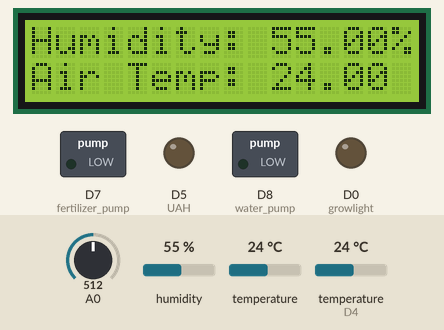
This program was run on a simulated ESP8266 (NodeMCU). On the bench: 16×2 character LCD, switched loads named in the program (green lamp = pin HIGH), output pins drawn as LEDs (lit = HIGH). The test bench sets the inputs (shaded band); at power-on: A0 = 512, temperature 24 °C, temperature (sensor on D4) 24 °C, humidity 55 %. What the program prints to the serial monitor is not drawn.

Above: at 4.7 s.
4.8 s: A0 set to 402
12.0 s: A0 set to 373
At 18.4 s:
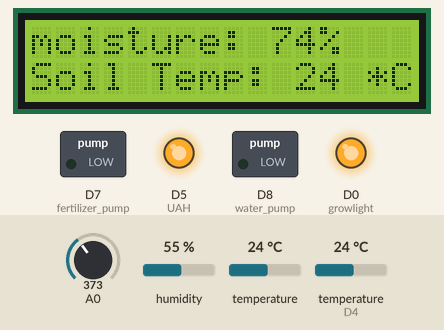
23.6 s: temperature (sensor 0) set to 25.7 °C
At 31.3 s:
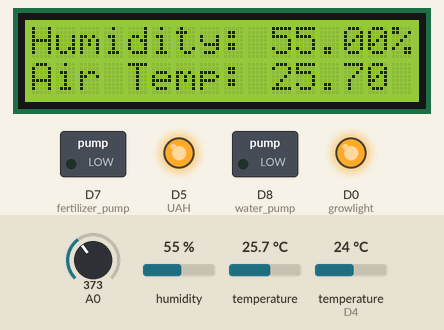
35.8 s: temperature (sensor 0) set to 26.7 °C
At 44.1 s:
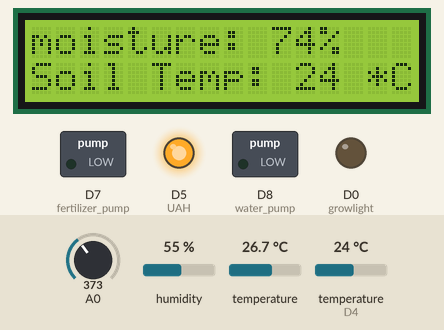
48.0 s: temperature (sensor on D4) set to 33 °C
At 53.2 s:
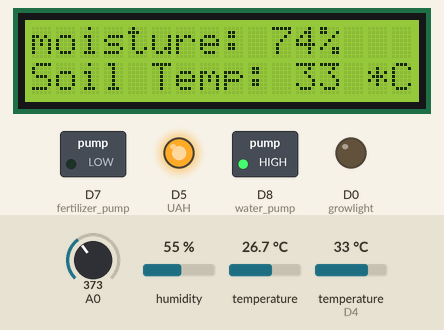
55.0 s: temperature (sensor 0) set to 12 °C
At 57.0 s:
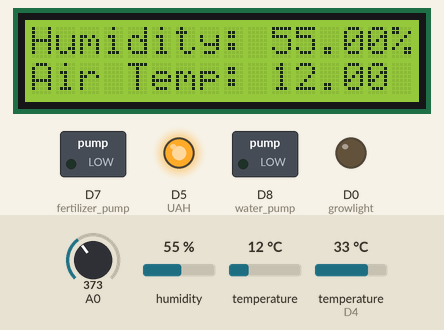
Timing chart, 0 to 64.1 s (numbered marks = the images above; inputs shaded):
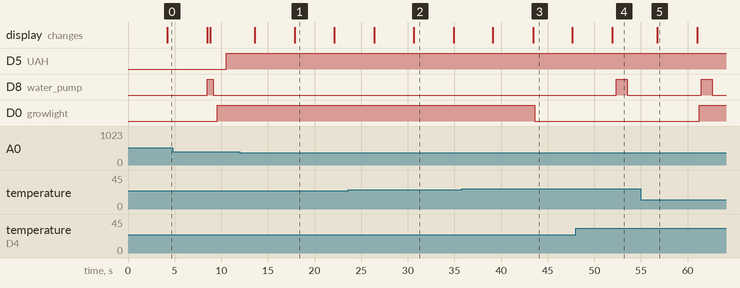

The program:

main.cpp
```cpp
#include <Arduino.h>
#include "DHT.h"
#include <LiquidCrystal_I2C.h>
#include <TimeLib.h>
#include <OneWire.h>
#include <DallasTemperature.h>


//*Pins
// initiating the Pins
// receiving Pins
const int DHTPIN = D3;     //completed
const int HYGROGENATOR_PIN = D6; //completed
const int DB18S20 = D4; //completed

// output Pins
const int UAH = D5; //completed
const int water_pump = D8; //completed
const int fertilizer_pump = D7; //completed
const int growlight = D0; //completed


// needed config for HYGROGENATOR
const int needed_air_temp= 26; //adjustable
const int needed_soil_temp = 29; //adjustable
const int needed_humidity_percentage = 60; //adjustable
const int needed_moisture_percentage = 70; //adjustable
const int AirValue = 561;   //replace the value with value when placed in air using calibration code
const int WaterValue = 310; //replace the value with value when placed in water using calibration code

// needed config for Fertilizer
const int duration_before_fertlizer_in_hours=1 ;


// Misc
int soilMoistureValue = 0;
int soilmoisturepercent=0;
int currentsecond;
int tempsecond = 1800;//some delay before spraying


//*Setup
//LCD Setup
LiquidCrystal_I2C lcd(0x27, 16, 2);
/*
*SCL = D1
*SDA = D2
*VCC = 5V
*GND = GND
*/

// DHT22 setup
DHT dht(DHTPIN, DHT22);

// DS18B20 setup
OneWire oneWire(DB18S20);
DallasTemperature sensors(&oneWire);


//*Functions
int readDS18B20(){
  sensors.requestTemperatures();
  float tempC = sensors.getTempCByIndex(0);
  if(tempC != DEVICE_DISCONNECTED_C)
  {
    return tempC;
  }
  else
  {
    Serial.println("Error: Could not read temperature data");
    return 0;
  }

}


int read_hygrometer(){
  soilMoistureValue = analogRead(HYGROGENATOR_PIN);  // put Sensor insert into soil
  Serial.println(soilMoistureValue);
  soilmoisturepercent = map(soilMoistureValue, AirValue, WaterValue, 0, 100);

  if(soilmoisturepercent >= 100)
  {

    return 100;

  }
  else if(soilmoisturepercent <=0)
  {

    return 0;
  }

  else if(soilmoisturepercent >0 && soilmoisturepercent < 100)
  {

    return soilmoisturepercent;

  }
  return soilmoisturepercent;
}


void setup()
{
  pinMode(growlight,OUTPUT);
  pinMode(water_pump,OUTPUT);
  pinMode(fertilizer_pump,OUTPUT);
  pinMode(UAH,OUTPUT);


  sensors.begin();
Serial.begin(115200);
dht.begin();
lcd.begin(16,2);
lcd.init();
lcd.backlight();
lcd.setCursor(5, 0);
lcd.print("start");
delay(1000);
}

void loop()
{
  currentsecond= second();
  // Wait a few seconds between measurements.
  delay(3000);
  lcd.clear();
  float hum = dht.readHumidity();
  float tempC = dht.readTemperature();

    // Check if readings have failed
  if (isnan(hum) || isnan(tempC))
  {
      lcd.print("Failed to read");
      lcd.setCursor(0,1);
      lcd.print("from DHT sensor!");
      // return;
  }

  // humidity
  lcd.clear();
  lcd.setCursor(0, 0);
  lcd.print("Humidity: ");
  lcd.print(hum);
  lcd.print("%");

  // air temp
  lcd.setCursor(0, 1);
  lcd.print("Air Temp: ");
  lcd.print(tempC);
  lcd.print(" *C ");
  delay(3500);


  int moisturelevel = read_hygrometer();
  int soiltempc = readDS18B20();
  lcd.clear();


  //moisture
  lcd.setCursor(0,0);
  lcd.print("moisture: ");
  lcd.print(moisturelevel);
  lcd.print("%");

  //soil temp
  lcd.setCursor(0, 1);
  lcd.print("Soil Temp: ");
  lcd.print(soiltempc);
  lcd.print(" *C ");


if (((currentsecond - tempsecond) /3600) >= duration_before_fertlizer_in_hours)
{
  /*
    this is where the code for spraying it will be
    turn on spray
  */
  digitalWrite(fertilizer_pump,HIGH);
  lcd.clear();
  lcd.print("Spraying fertilizer.");
  delay(300);

  lcd.clear();
  lcd.print("Spraying fertilizer..");
  delay(300);

  lcd.clear();
  lcd.print("Spraying fertilizer...");
  tempsecond = currentsecond;
  digitalWrite(fertilizer_pump,LOW);
  /*
    this is where the code for spraying it will be
    turn off spray
  */
}

if (moisturelevel < needed_moisture_percentage){
  /*
    this is where the code for spraying it will be
    turn on spray
  */
  digitalWrite(water_pump,HIGH);
  lcd.clear();
  lcd.print("Spraying water.");
  delay(300);

  lcd.clear();
  lcd.print("Spraying water..");
  delay(300);

  lcd.clear();
  lcd.print("Spraying water...");
  digitalWrite(water_pump,LOW);
  /*
    this is where the code for spraying it will be
    turn off spray
  */
  delay(250);
  int moisturelevel = read_hygrometer();
}


if (tempC < needed_air_temp){
  /*
    Growlight
  */

  delay(200);
  digitalWrite(growlight,HIGH);
  float tempC = dht.readTemperature();

}
else if (tempC > needed_air_temp){
  /*
    turn off growlight
    turn on ultrasonic atomizer humidifier for 3 sec
  */
  delay(200);
  digitalWrite(growlight,LOW);
  float tempC = dht.readTemperature();

}


/*
    soil temp rebound *TODO: havent been make
*/
if (soiltempc < needed_soil_temp){

  float soiltempc = readDS18B20();

}
else if (soiltempc > needed_soil_temp){

  delay(200);
  digitalWrite(water_pump,HIGH);

  float soiltempc = readDS18B20();
  delay(400);
  digitalWrite(water_pump,LOW);

}


if (hum < needed_humidity_percentage){
  /*
  turn on ultrasonic atomizer humidifier
  */
  delay(200);
  digitalWrite(UAH,HIGH);
  float hum = dht.readHumidity();


}
else if (hum > needed_humidity_percentage){
  /*
  turn off ultrasonic atomizer humidifier
  turn on grow light
  */
  delay(200);
  digitalWrite(UAH,HIGH);
  float hum = dht.readHumidity();
}
}
```

Measured:
- the behaviour switches between 385 and 384 on A0 (found by bisection; images 0 and 1)
- the behaviour switches between 26 and 26.1 °C on temperature (sensor 0) (found by bisection; images 2 and 3)
- after the input at 12.0 s, D8 (water_pump): stays LOW (without the input it goes to HIGH after 5.9 s); the display: first differs from a run without the input after 5.9 s (image 1)
- after the input at 23.6 s, the display: first differs from a run without the input after 7.0 s (image 2)
- after the input at 35.8 s, D0 (growlight): HIGH → LOW after 7.8 s; the display: first changes after 3.3 s (image 3 shows a later state)
- after the input at 48.0 s, D8 (water_pump): LOW → HIGH after 4.3 s, → LOW 1.2 s later; the display: changes after 3.9 s (image 4)
- after the input at 55.0 s, D0 (growlight): LOW → HIGH after 6.2 s; the display: changes after 1.8 s (image 5)
